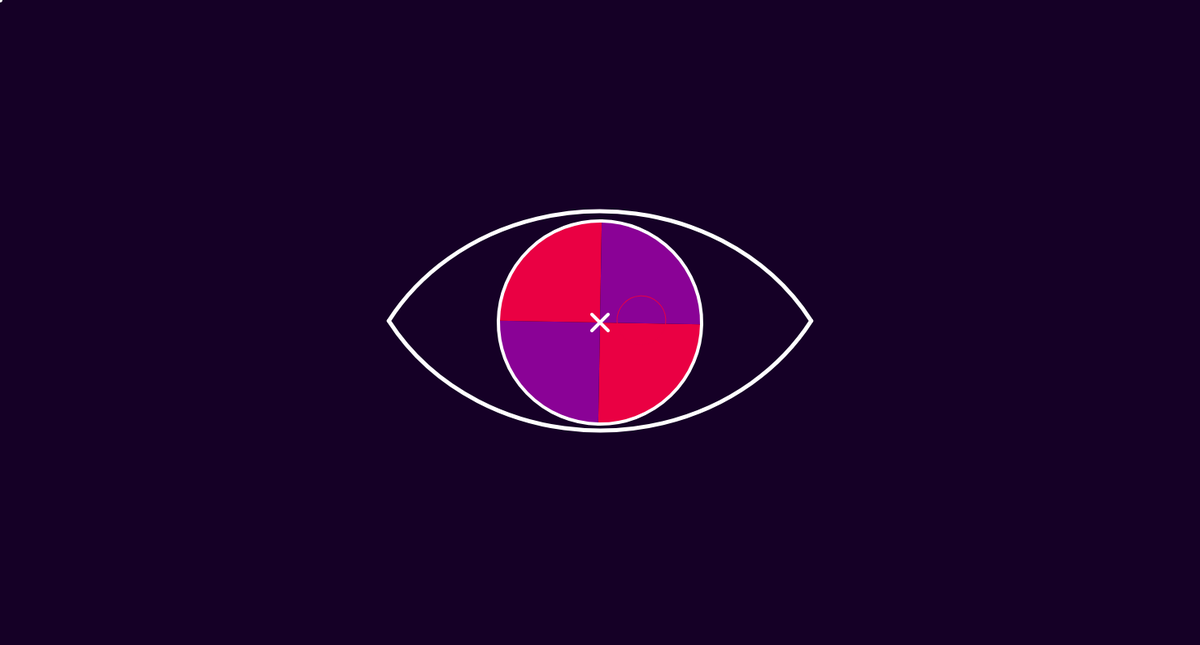
Frame 1 (no input)
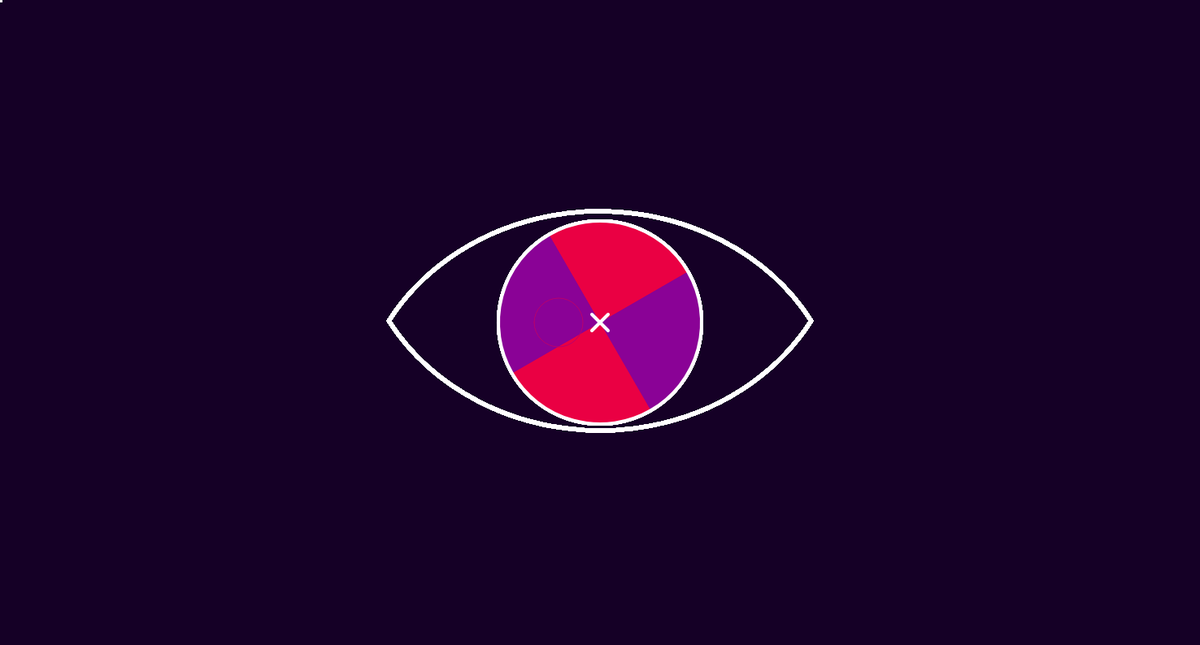
Frame 60 (no input)
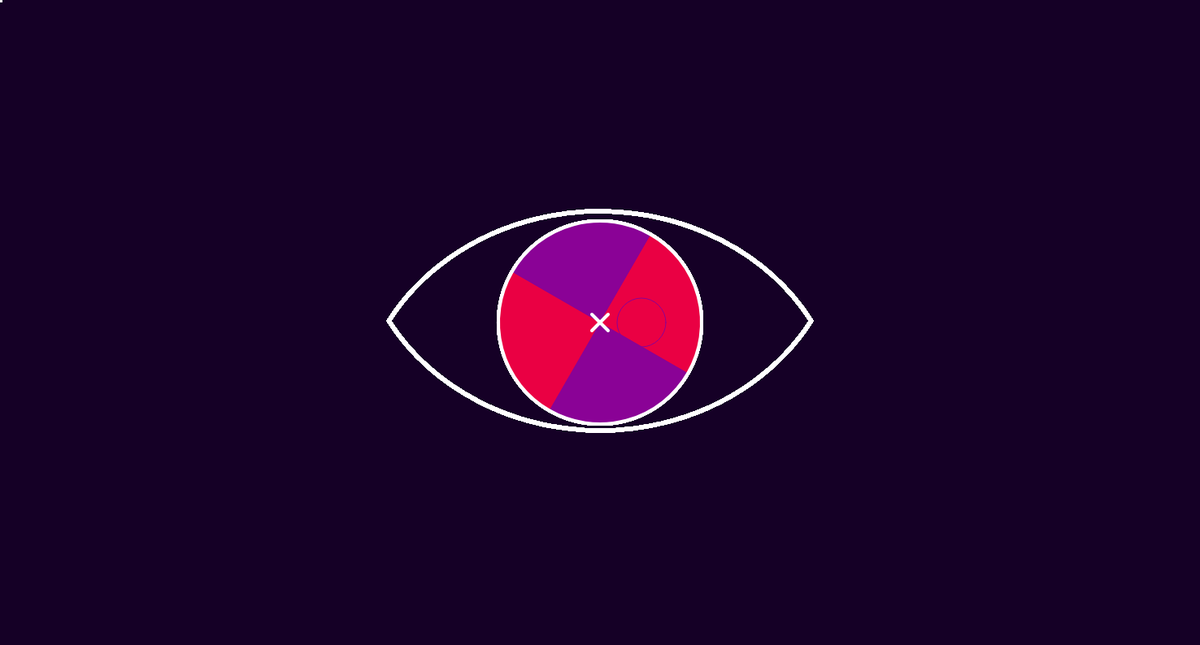
Frame 120 (the mouse pressed at the canvas centre since frame 60)

The p5.js sketch that drew these frames (run headless with seeded random() and noise() and a simulated clock; from frame 60 on, the mouse is pressed at the canvas centre):

// p5.js sketch
// ── sketch.js
function preload(){
  // put preload code here
}

function setup() {
  createCanvas(1476,794);
  // put setup code here
  background("#150026");
  angleMode(DEGREES);


}

function draw() {


  //mouse line
  strokeWeight(6);
  stroke("white");
  line(mouseX, mouseY, mouseX, mouseY);


  //Eye
  push();
  stroke("white");
  strokeWeight(5);
  noFill();
  arc(width/2, 530, 600, 540, 207.5, -27.5);
  arc(width/2, 260, 600, 540, 27.5, -207.5);
  pop();


  //Center eye ARC ROTATION
  push();
  stroke("#white");
  strokeWeight(4);
  fill("#ea0043");
  arc(width/2, height/2, 250, 250, frameCount, frameCount+90, QUARTER_PI, PIE);
  fill("#8a0296");
  arc(width/2, height/2, 250, 250, frameCount+90, frameCount+180, QUARTER_PI, PIE);
  fill("#ea0043");
  arc(width/2, height/2, 250, 250, frameCount+180, frameCount+270, QUARTER_PI, PIE);
  fill("#8a0296");
  arc(width/2, height/2, 250, 250, frameCount+270, frameCount+360, QUARTER_PI, PIE);
  pop();

  //Center eye CERCLE ROTATION
  push();
  translate(width/2, height/2);
  rotate(-frameCount*3);
  stroke(lerpColor(color("#ea0043"), color("#8a0296"), frameCount/120));
  strokeWeight(1);
  noFill();
  ellipse(51, 0, 60, 60);
  if(frameCount==120){noLoop()}
  pop();

  //Center eye  X
  push();
  strokeWeight(4);
  translate(width/2,height/2);
  line(0 - 10, 0 - 10, 0 + 10, 0 + 10);
  line(0 + 10, 0 - 10, 0 - 10, 0 + 10);
  rotate();
  pop();





}
